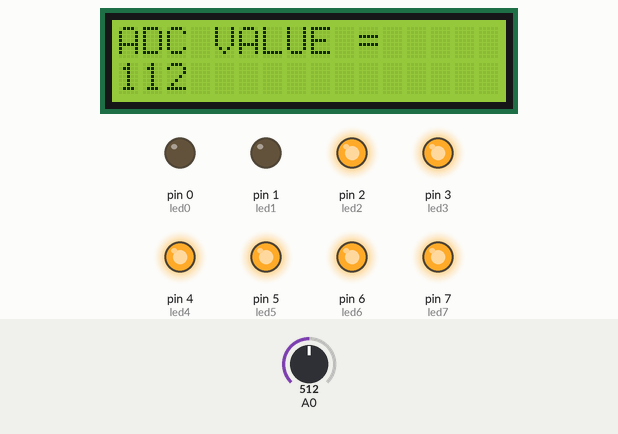
Simulated run of this sketch. Board: Arduino Uno, built with avr-gcc and run on an emulated ATmega328P. Shown: 16×2 character LCD, output pins drawn as LEDs (lit = HIGH). The test bench sets the inputs (shaded band); at power-on: A0 = 512.

Above: at 0.86 s.
1.3 s: A0 set to 716
At 1.82 s:
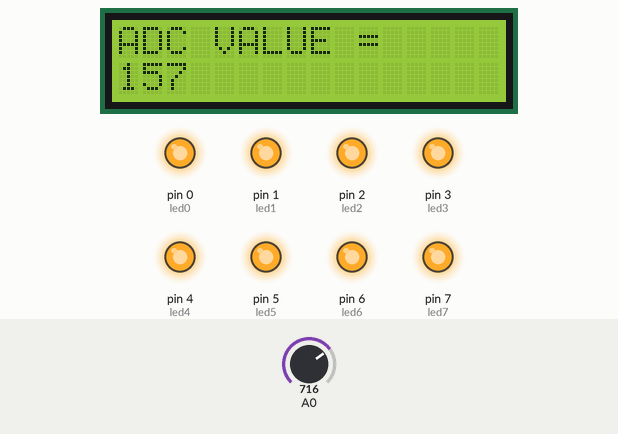
3.8 s: A0 set to 527
At 4.42 s:
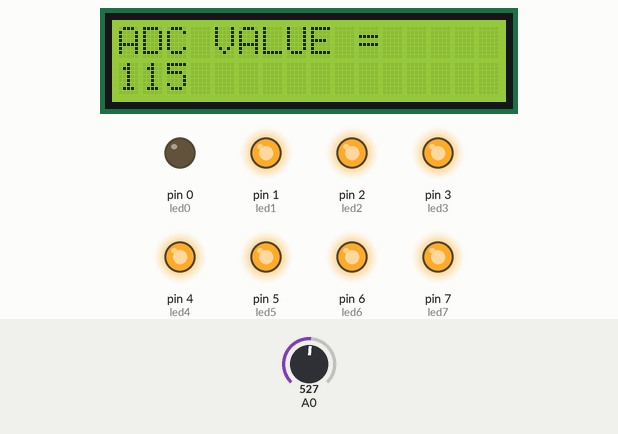
6.4 s: A0 set to 513
At 7.02 s:
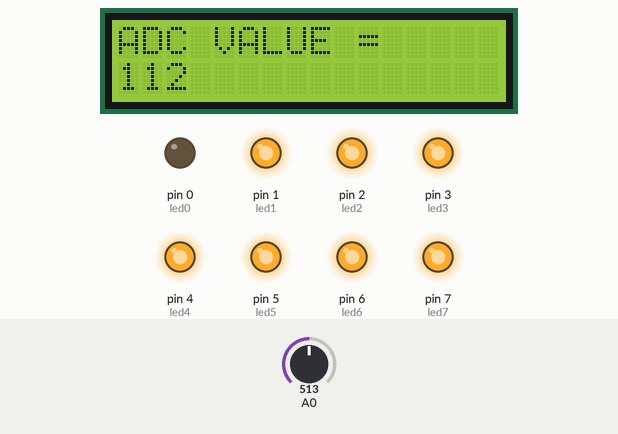
9.4 s: A0 set to 900
At 9.94 s:
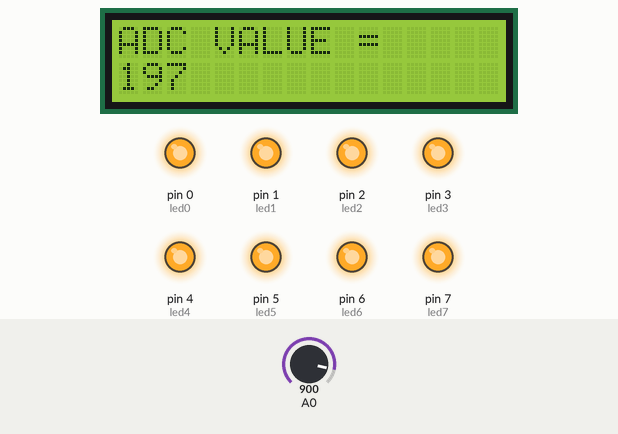
12.4 s: A0 set to 306
At 13.18 s:
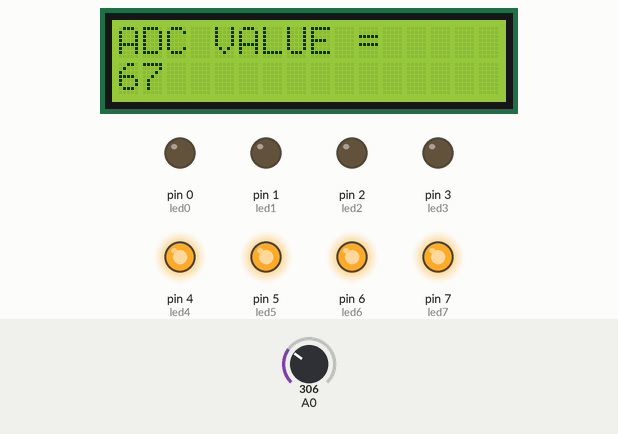
15.1 s: A0 set to 511
At 15.75 s:
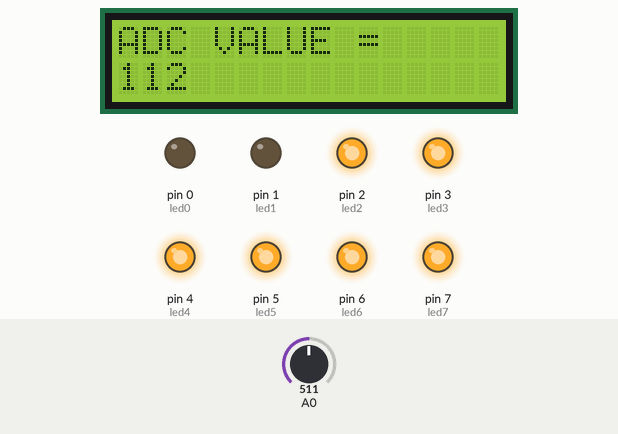
Timing chart, 0 to 18.1 s (numbered marks = the images above; inputs shaded):
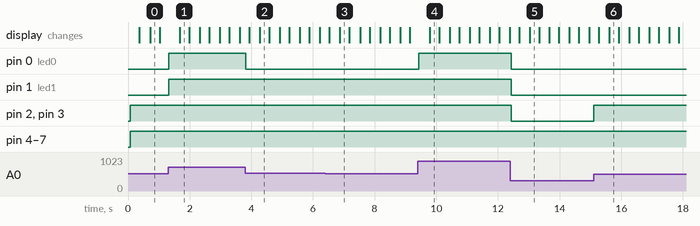

The sketch:

automated_signal.ino
```cpp
#include <LiquidCrystal.h>
int led7 = 7;
int led6 = 6;
int led5 = 5;
int led4 = 4;
int led3 = 3;
int led2 = 2;
int led1 = 1;
int led0 = 0;
LiquidCrystal lcd (13,12,11,10,9,8);

void setup() {
lcd.begin (16,2);
pinMode(led0,OUTPUT);
pinMode(led1,OUTPUT);
pinMode(led2,OUTPUT);
pinMode(led3,OUTPUT);
pinMode(led4,OUTPUT);
pinMode(led5,OUTPUT);
pinMode(led6,OUTPUT);
pinMode(led7,OUTPUT);
}

void loop() {
int LDR = analogRead(A0);
int temp = map (LDR,0,1023,0,225);
lcd.setCursor(0,0);
lcd.print("ADC VALUE = ");
lcd.setCursor(0,1);
lcd.print (temp);
delay(10);
lcd.clear();

if(temp==0){
  digitalWrite(led1,LOW);
  digitalWrite(led2,LOW);
  digitalWrite(led3,LOW);
  digitalWrite(led4,LOW);
  digitalWrite(led5,LOW);
  digitalWrite(led6,LOW);
  digitalWrite(led7,LOW);

}
if (temp>16) {
  digitalWrite (led7,HIGH);
}
if (temp>32) {
  digitalWrite (led6,HIGH);
}
if (temp>48) {
  digitalWrite (led5,HIGH);
}
if (temp>64) {
  digitalWrite (led4,HIGH);
}
if (temp>80) {
  digitalWrite (led3,HIGH);
}
if (temp>96) {
  digitalWrite (led2,HIGH);
}
if (temp>112) {
  digitalWrite (led1,HIGH);
}
 if (temp>128) {
  digitalWrite (led0,HIGH);
}

if (temp<16) {
  digitalWrite (led7,LOW);
}  if (temp<32) {
  digitalWrite (led6,LOW);
}  if (temp<48) {
  digitalWrite (led5,LOW);
}  if (temp<64) {
  digitalWrite (led4,LOW);
}  if (temp<80) {
  digitalWrite (led3,LOW);
}  if (temp<96) {
  digitalWrite (led2,LOW);
}
 if (temp<112){
  digitalWrite (led1,LOW);
}
 if (temp<128) {
  digitalWrite (led0,LOW);
}
}
```

Measured:
- after the input at 1.3 s, pin 0 (led0), pin 1 (led1): LOW → HIGH at once; the display: changes after 0.38 s (image 1)
- after the input at 3.8 s, pin 0 (led0): HIGH → LOW at once; the display: first differs from a run without the input after 0.48 s (image 2)
- after the input at 6.4 s, the display: first differs from a run without the input after 0.48 s (image 3)
- after the input at 9.4 s, pin 0 (led0): LOW → HIGH at once
- after the input at 12.4 s, pin 0 (led0), pin 1 (led1), pin 2 (led2), pin 3 (led3): HIGH → LOW at once; the display: first differs from a run without the input after 0.63 s (image 5)
- after the input at 15.1 s, pin 2 (led2), pin 3 (led3): LOW → HIGH at once; the display: first differs from a run without the input after 0.51 s (image 6)
